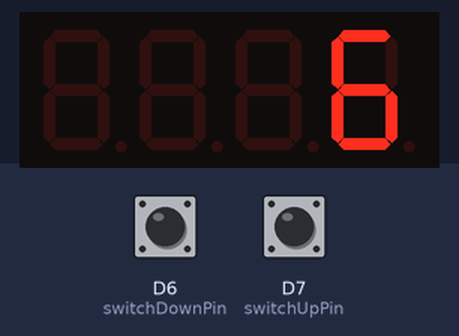
This sketch was run on a simulated ESP8266 (NodeMCU). Shown: 4-digit seven-segment display. The test bench sets the inputs (shaded band); at power-on: D7 (switchUpPin) HIGH, D6 (switchDownPin) HIGH.

Above: at 1.2 s.
1.3 s: D7 (switchUpPin) pulled LOW for 3.2 s
At 1.67 s:
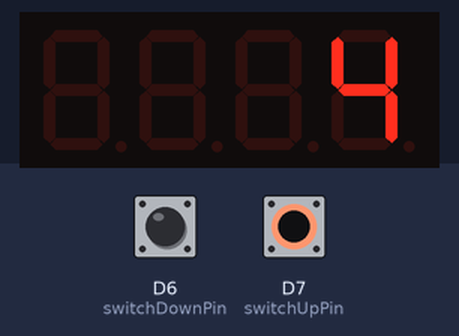
6.0 s: D7 (switchUpPin) pulled LOW for 0.25 s
At 6.32 s:
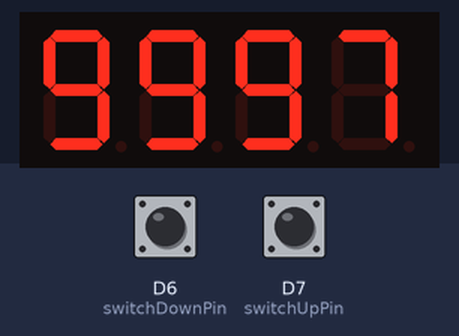
Timing chart, 0 to 9.0 s (numbered marks = the images above; inputs shaded):
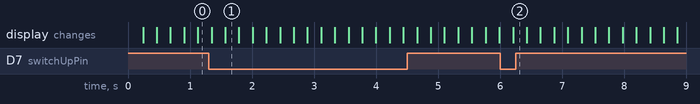

The sketch:

Counter_4-digit_display.ino
```cpp
#include <TM1637Display.h> // https://github.com/Seeed-Studio/Grove_4Digital_Display
#define CLK D5
#define DIO D4
#define switchUpPin D7
#define switchDownPin D6
TM1637Display display(CLK, DIO);

int counter = 0;
int buttonUpState = 0;
int buttonDownState = 0;

void setup() {
  display.setBrightness(0x0f);
  pinMode(switchUpPin , INPUT_PULLUP);
  pinMode(switchDownPin, INPUT_PULLUP);
}
void loop() {
  buttonUpState = digitalRead(switchUpPin);
  buttonDownState = digitalRead(switchDownPin);

  if (buttonUpState == HIGH) {
    if (counter == 9999) {
      counter = 0;
    }
    else {
      counter++;
    }
  } else if (buttonDownState == HIGH) {
    if (counter == 0) {
      counter = 9999;
    }
    else {
      counter--;
    }
  }
  display.showNumberDec(counter);
  delay(200);
}
```
